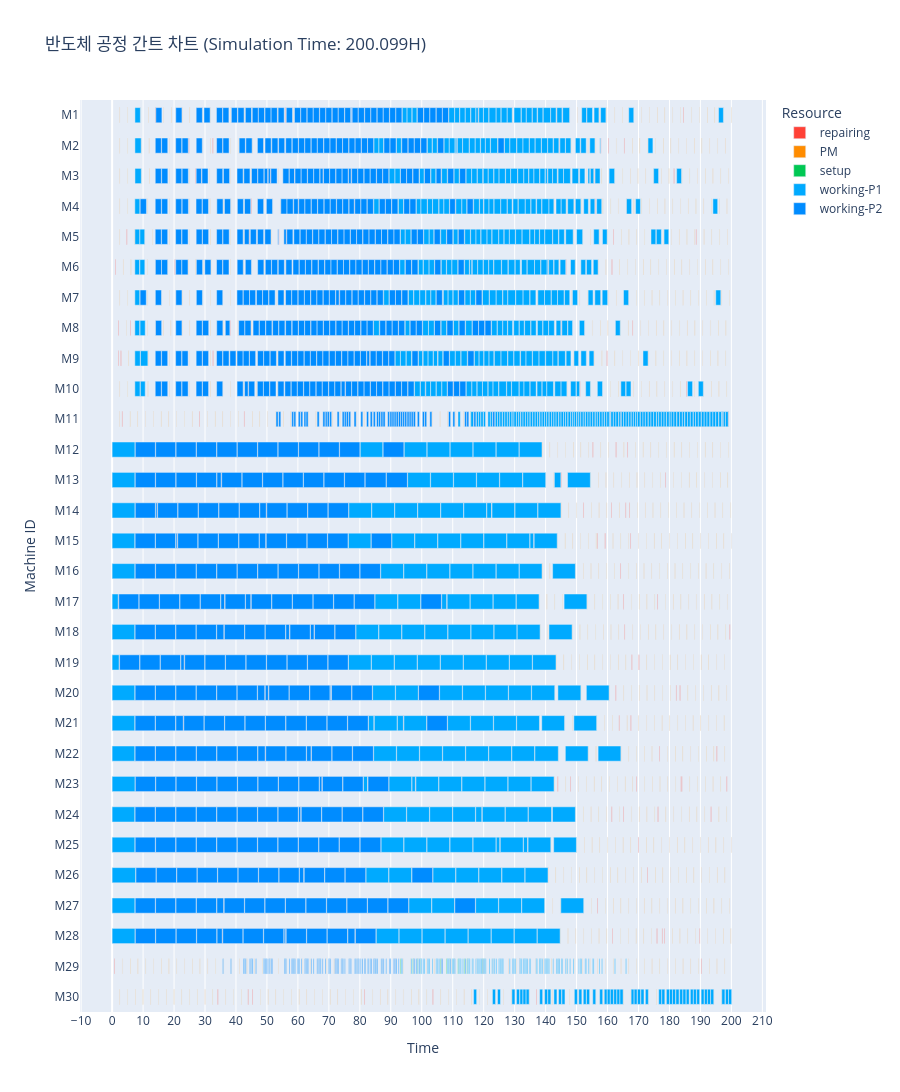

Notebook cell for this chart:
### Code cell
env.run(until=scheduler.job_chk_process)
fig = create_gantt_chart(
    logs=event_logger.logs,
    max_time=event_logger.now,
    title=f"반도체 공정 간트 차트 (Simulation Time: {round(event_logger.now, 3)}{TIME_UNIT})")
fig.show()

### Figure 1 — Plotly figure (JSON) as saved in the notebook; plotly's stock layout.template omitted (floating-point values rounded to 4 significant figures; data arrays with more than 128 entries replaced by an {"elided": "..."} marker saying what was removed)
{"data": [{"base": {"elided": "160 float values"}, "customdata": {"elided": "160x1 str values"}, "hovertemplate": "Resource=repairing<br>Start=%{base}<br>Finish=%{x}<br>Task=%{y}<br>job_op=%{customdata[0]}<extra></extra>", "legendgroup": "repairing", "marker": {"color": "rgb(255, 65, 54)", "pattern": {"shape": ""}}, "name": "repairing", "orientation": "h", "showlegend": true, "textposition": "auto", "type": "bar", "width": 0.5, "x": {"elided": "160 float values"}, "xaxis": "x", "y": {"elided": "160 str values"}, "yaxis": "y"}, {"base": {"elided": "1456 float values"}, "customdata": {"elided": "1456x1 str values"}, "hovertemplate": "Resource=PM<br>Start=%{base}<br>Finish=%{x}<br>Task=%{y}<br>job_op=%{customdata[0]}<extra></extra>", "legendgroup": "PM", "marker": {"color": "rgb(255, 140, 0)", "pattern": {"shape": ""}}, "name": "PM", "orientation": "h", "showlegend": true, "textposition": "auto", "type": "bar", "width": 0.5, "x": {"elided": "1456 float values"}, "xaxis": "x", "y": {"elided": "1456 str values"}, "yaxis": "y"}, {"base": [98.44, 97.54, 115.7, 117.5, 123.6, 93.41, 101.7, 105.0, 124.5, 93.05, 97.08, 98.44, 99.38, 106.0, 107.9, 108.9, 110.3, 111.7, 113.8, 114.6, 119.5, 120.0, 99.14, 102.8, 108.2, 112.1, 84.38, 92.3, 116.6, 106.0, 110.0, 113.8, 94.57, 98.77, 106.2, 113.7, 87.58, 95.54, 106.7, 111.7, 119.5, 86.3, 94.51, 106.1, 110.1, 114.0, 122.4, 96.72, 106.8, 114.7], "customdata": [["J95_O12"], ["J21_O6"], ["J21_O13"], ["J8_O11"], ["J11_O13"], ["J63_O12"], ["J42_O4"], ["J62_O14"], ["J85_O14"], ["J13_O5"], ["J95_O11"], ["J8_O5"], ["J11_O5"], ["J59_O11"], ["J32_O5"], ["J77_O11"], ["J61_O11"], ["J14_O5"], ["J76_O11"], ["J4_O9"], ["J85_O11"], ["J35_O9"], ["J24_O4"], ["J20_O4"], ["J85_O8"], ["J77_O12"], ["J39_O2"], ["J47_O2"], ["J17_O8"], ["J43_O6"], ["J21_O10"], ["J21_O12"], ["J74_O8"], ["J35_O4"], ["J32_O4"], ["J11_O8"], ["J42_O2"], ["J10_O6"], ["J31_O2"], ["J61_O12"], ["J11_O12"], ["J83_O10"], ["J13_O6"], ["J15_O4"], ["J34_O4"], ["J9_O4"], ["J26_O12"], ["J77_O8"], ["J77_O10"], ["J61_O14"]], "hovertemplate": "Resource=setup<br>Start=%{base}<br>Finish=%{x}<br>Task=%{y}<br>job_op=%{customdata[0]}<extra></extra>", "legendgroup": "setup", "marker": {"color": "rgb(0, 200, 83)", "pattern": {"shape": ""}}, "name": "setup", "orientation": "h", "showlegend": true, "textposition": "auto", "type": "bar", "width": 0.5, "x": [0.1333, 0.1333, 0.1333, 0.1333, 0.1333, 0.1333, 0.1333, 0.1333, 0.1333, 0.25, 0.25, 0.25, 0.25, 0.25, 0.25, 0.25, 0.25, 0.25, 0.25, 0.25, 0.25, 0.25, 0.1333, 0.1333, 0.1333, 0.1333, 0.1333, 0.1333, 0.1333, 0.1333, 0.1333, 0.1333, 0.1333, 0.1333, 0.1333, 0.1333, 0.1333, 0.1333, 0.1333, 0.1333, 0.1333, 0.1333, 0.1333, 0.1333, 0.1333, 0.1333, 0.1333, 0.1333, 0.1333, 0.1333], "xaxis": "x", "y": ["M1", "M10", "M11", "M11", "M11", "M2", "M2", "M2", "M2", "M29", "M29", "M29", "M29", "M29", "M29", "M29", "M29", "M29", "M29", "M29", "M29", "M29", "M3", "M3", "M3", "M3", "M4", "M4", "M4", "M5", "M5", "M5", "M6", "M6", "M6", "M6", "M7", "M7", "M7", "M7", "M7", "M8", "M8", "M8", "M8", "M8", "M8", "M9", "M9", "M9"], "yaxis": "y"}, {"base": {"elided": "735 float values"}, "customdata": {"elided": "735x1 str values"}, "hovertemplate": "Resource=working-P1<br>Start=%{base}<br>Finish=%{x}<br>Task=%{y}<br>job_op=%{customdata[0]}<extra></extra>", "legendgroup": "working-P1", "marker": {"color": "rgb(0, 170, 255)", "pattern": {"shape": ""}}, "name": "working-P1", "orientation": "h", "showlegend": true, "textposition": "auto", "type": "bar", "width": 0.5, "x": {"elided": "735 float values"}, "xaxis": "x", "y": {"elided": "735 str values"}, "yaxis": "y"}, {"base": {"elided": "745 float values"}, "customdata": {"elided": "745x1 str values"}, "hovertemplate": "Resource=working-P2<br>Start=%{base}<br>Finish=%{x}<br>Task=%{y}<br>job_op=%{customdata[0]}<extra></extra>", "legendgroup": "working-P2", "marker": {"color": "rgb(0, 140, 255)", "pattern": {"shape": ""}}, "name": "working-P2", "orientation": "h", "showlegend": true, "textposition": "auto", "type": "bar", "width": 0.5, "x": {"elided": "745 float values"}, "xaxis": "x", "y": {"elided": "745 str values"}, "yaxis": "y"}], "layout": {"barmode": "relative", "height": 1500, "legend": {"title": {"text": "Resource"}, "tracegroupgap": 0}, "title": {"text": "반도체 공정 간트 차트 (Simulation Time: 200.099H)"}, "xaxis": {"anchor": "y", "domain": [0, 1], "dtick": 10, "title": {"text": "Time"}}, "yaxis": {"anchor": "x", "categoryarray": ["M30", "M29", "M28", "M27", "M26", "M25", "M24", "M23", "M22", "M21", "M20", "M19", "M18", "M17", "M16", "M15", "M14", "M13", "M12", "M11", "M10", "M9", "M8", "M7", "M6", "M5", "M4", "M3", "M2", "M1"], "categoryorder": "array", "domain": [0, 1], "title": {"text": "Machine ID"}}}}
